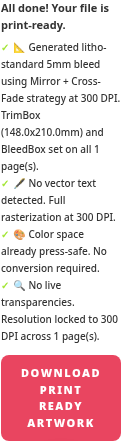
#> input picture glitchy_widget.png, 122 x 441 px
$ python -i text_clearup.py   (imports and definitions only)   (older library calls are emulated)
#> lines starting #> are read from the running program, lines starting #| are printed output that depends on the picture; after the words box and inside, x2 and y2 are one past the last pixel; in counts of white or black regions, pixels touching at a corner belong together
### server/fai_temp_utils.py
"""
Shared Flyerz temp directory resolution — Windows/macOS/Linux compatible.
Replit/Linux used /dev/shm; on Windows that path must never be required for correctness.
"""
from __future__ import annotations

import os
import sys
import tempfile


def init_fai_temp_dir(*, verbose_stderr: bool = False) -> str:
    env = (os.environ.get("FAI_TEMP_DIR") or "").strip()
    if env:
        ap = os.path.abspath(env)
        os.makedirs(ap, exist_ok=True)
        if verbose_stderr:
            sys.stderr.write(f"[FAI] Temp storage: FAI_TEMP_DIR={ap}\n")
        return ap

    # Linux RAM disk — skip entirely on Windows (no /dev/shm)
    if sys.platform != "win32":
        shm_path = "/dev/shm/flyerz_tmp"
        try:
            os.makedirs(shm_path, exist_ok=True)
            probe = os.path.join(shm_path, ".probe")
            with open(probe, "w") as f:
                f.write("ok")
            os.unlink(probe)
            if verbose_stderr:
                sys.stderr.write("[FAI] Temp storage: /dev/shm (RAM-backed)\n")
            return shm_path
        except Exception:
            pass

    try:
        tdir = os.path.join(tempfile.gettempdir(), "flyerz_tmp")
        os.makedirs(tdir, exist_ok=True)
        probe = os.path.join(tdir, ".probe")
        with open(probe, "w") as f:
            f.write("ok")
        os.unlink(probe)
        if verbose_stderr:
            sys.stderr.write(f"[FAI] Temp storage: system temp ({tdir})\n")
        return tdir
    except Exception:
        pass

    disk_path = os.path.abspath(
        os.path.join(os.path.dirname(os.path.abspath(__file__)), "..", "fai_temp_processing")
    )
    os.makedirs(disk_path, exist_ok=True)
    if verbose_stderr:
        sys.stderr.write(f"[FAI] Temp storage: disk ({disk_path})\n")
    return disk_path


# [18 lines left out: function is_scratch_temp_file, not called in this run]

### server/text_clearup.py
#!/usr/bin/env python3
"""
Optional Text Clear-up (OCR → human approve/edit → sharp overlay).

Additive only: does nothing unless explicitly invoked via CLI/API.
Does not alter bleed, compile, or other enhancement pipelines.
"""
from __future__ import annotations

import base64
import json
import os
import sys
import tempfile
import time
import urllib.error
import urllib.request

from fai_temp_utils import init_fai_temp_dir
from http_headers import external_headers

FAI_TEMP_DIR = init_fai_temp_dir()
# [5 lines not run here, left out]

GEMINI_API_URL = "https://generativelanguage.googleapis.com/v1beta"
GEMINI_TIMEOUT_S = 60
MAX_VISION_EDGE = 1600
# Soft-text Laplacian threshold on candidate text patches (lower = blurrier)
_BLUR_VAR_THRESHOLD = 85.0
_MIN_TEXT_PATCHES = 3


def _get_gemini_key() -> str:
    return os.environ.get("GEMINI_API_KEY", "").strip()


def _load_bgr(path: str):
#> called with path = '../glitchy_widget.png'
    import cv2

    img = cv2.imread(path, cv2.IMREAD_COLOR)
#> img is the input picture: shape (441, 122, 3); mean B, G, R 210.4, 206.1, 234.6
    if img is None:
        raise ValueError(f"Could not read image: {path}")
    return img


# [72 lines left out: functions _resize_for_vision, _bgr_to_jpeg_b64, _call_gemini_json, not called in this run]


def detect_blurry_text(input_path: str) -> dict:
    """
    Decide whether optional Text Clear-up should be offered.
    Prefer Gemini when configured; always compute a local OpenCV heuristic too.
    """
    import cv2
    import numpy as np

    t0 = time.time()
    try:
        bgr = _load_bgr(input_path)
    except Exception as e:
        return {
            "success": False,
            "blurry_text": False,
            "offer_clearup": False,
            "message": str(e)[:200],
        }

    gray = cv2.cvtColor(bgr, cv2.COLOR_BGR2GRAY)
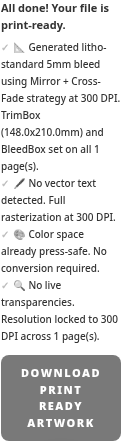
#> gray: shape (441, 122); min 51, max 255, mean 215.1
    # Candidate text patches: high local contrast via adaptive threshold density
    thr = cv2.adaptiveThreshold(
        gray, 255, cv2.ADAPTIVE_THRESH_GAUSSIAN_C, cv2.THRESH_BINARY_INV, 31, 11
    )
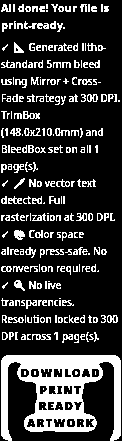
#> thr: shape (441, 122); 21.3% white; 256 white regions (104 under 20 px), largest, box (x1, y1, x2, y2) and area: (1, 355, 121, 441) 5158, (24, 21, 49, 29) 99, (14, 230, 25, 240) 80
    thr = cv2.morphologyEx(thr, cv2.MORPH_OPEN, np.ones((2, 2), np.uint8))
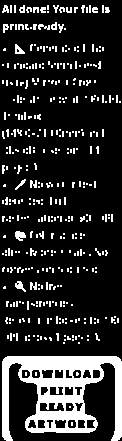
#> thr: shape (441, 122); 17.1% white; 426 white regions (394 under 20 px), largest, box (x1, y1, x2, y2) and area: (2, 356, 122, 441) 5106, (15, 231, 26, 241) 77, (15, 44, 25, 54) 59
    n_labels, labels, stats, _ = cv2.connectedComponentsWithStats(thr, connectivity=8)
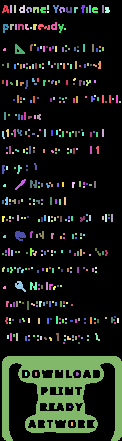
#> labels: shape (441, 122) int32; 427 distinct labels, from 0 to 426; one colour per label, 0 black
#> n_labels = 427; stats = 427 rows, first 6: [0, 0, 122, 441, 44624], [2, 5, 7, 8, 36], [10, 5, 2, 8, 16], [14, 5, 2, 8, 16], [19, 5, 6, 8, 32], [47, 5, 2, 5, 10]
    h, w = gray.shape[:2]
#> h = 441; w = 122
    blur_scores = []
    for i in range(1, n_labels):
        x, y, bw, bh, area = stats[i]
        if area < 80 or bw < 12 or bh < 8:
            continue
        if bw > w * 0.9 or bh > h * 0.35:
            continue
        aspect = bw / float(max(bh, 1))
        if aspect < 0.8 or aspect > 40:
            continue
        pad = 2
        x0, y0 = max(0, x - pad), max(0, y - pad)
        x1, y1 = min(w, x + bw + pad), min(h, y + bh + pad)
        patch = gray[y0:y1, x0:x1]
        if patch.size < 40:
            continue
        blur_scores.append(float(cv2.Laplacian(patch, cv2.CV_64F).var()))
#> this loop made 426 passes
#> (x, y, bw, bh, area) on passes 1, 4, 6: (2, 5, 7, 8, 36), (19, 5, 6, 8, 32), (53, 5, 6, 8, 24)
#> after the loop, blur_scores = []

    soft_patches = sum(1 for s in blur_scores if s < _BLUR_VAR_THRESHOLD)
#> soft_patches = 0
    local_blurry = soft_patches >= _MIN_TEXT_PATCHES and (
        soft_patches / max(len(blur_scores), 1) >= 0.35
    )
#> local_blurry = False

    gemini_blurry = None
    gemini_reason = None
    gemini_err = None
    if _get_gemini_key():
        parsed, gemini_err = _call_gemini_json(
            bgr,
            (
                "You are a prepress inspector. Decide if this print artwork has soft/blurry/"
                "AI-generated or heavily compressed TEXT that would look unsharp when printed "
                "at litho quality. Ignore photos that are intentionally soft. Focus on body "
                "copy, prices, logos with letters, and small type.\n"
                'Return JSON only: {"blurry_text": true|false, "confidence": 0-1, '
                '"reason": "short"}'
            ),
            max_output_tokens=256,
        )
        if parsed and isinstance(parsed, dict):
            gemini_blurry = bool(parsed.get("blurry_text"))
            gemini_reason = str(parsed.get("reason") or "")[:240]

    # Offer when either signal says soft text (prefer Gemini when present)
    if gemini_blurry is not None:
        offer = bool(gemini_blurry)
        reason = gemini_reason or ("Soft/AI text detected" if offer else "Text appears adequately sharp")
    else:
        offer = bool(local_blurry)
#> offer = False
        reason = (
            f"Local soft-text patches: {soft_patches}/{len(blur_scores)}"
            if offer
            else "No strong soft-text signal"
        )
#> reason = 'No strong soft-text signal'
        if gemini_err:
            reason = f"{reason} (Gemini unavailable: {gemini_err[:80]})"

    elapsed = round(time.time() - t0, 2)
    return {
        "success": True,
        "blurry_text": offer,
        "offer_clearup": offer,
        "confidence": 0.75 if gemini_blurry is not None else 0.55,
        "reason": reason,
        "local_soft_patches": soft_patches,
        "local_patch_count": len(blur_scores),
        "gemini_used": gemini_blurry is not None,
        "elapsed_s": elapsed,
        "message": reason,
    }


# [221 lines left out: functions ocr_text_blocks, _parse_hex, _fill_bg_color, apply_text_overlay, not called in this run]


# [22 lines not run here, left out]

>>> result = detect_blurry_text('../glitchy_widget.png')
#> result = 10 items
